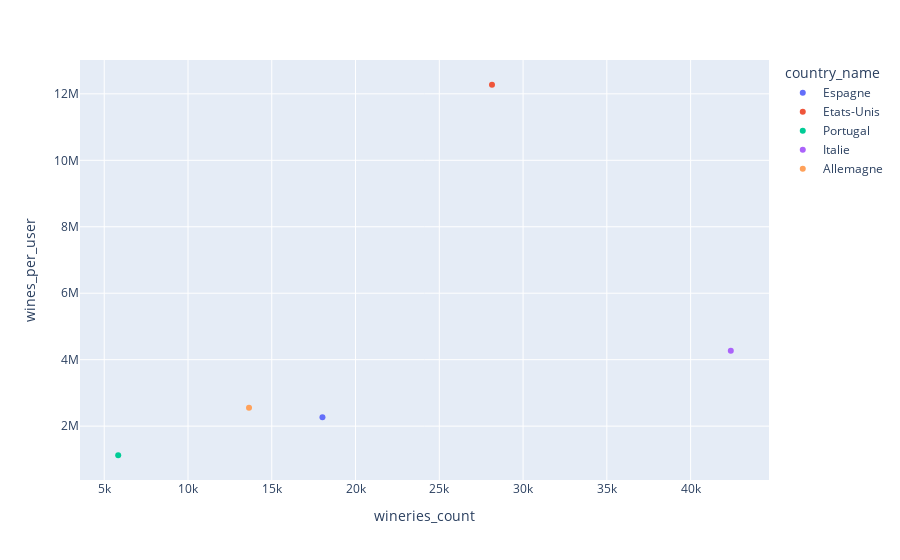

Write notebook code for a chart like this one.
### Code cell
fig=px.scatter(df,x='wineries_count',y='wines_per_user',color='country_name')    

fig.show()

### Figure 1 — Plotly figure (JSON) as saved in the notebook; plotly's stock layout.template omitted (floating-point values rounded to 4 significant figures)
{"data": [{"hovertemplate": "country_name=Espagne<br>wineries_count=%{x}<br>wines_per_user=%{y}<extra></extra>", "legendgroup": "Espagne", "marker": {"color": "#636efa", "symbol": "circle"}, "mode": "markers", "name": "Espagne", "orientation": "v", "showlegend": true, "type": "scatter", "x": [18026], "xaxis": "x", "y": [2264396], "yaxis": "y"}, {"hovertemplate": "country_name=Etats-Unis<br>wineries_count=%{x}<br>wines_per_user=%{y}<extra></extra>", "legendgroup": "Etats-Unis", "marker": {"color": "#EF553B", "symbol": "circle"}, "mode": "markers", "name": "Etats-Unis", "orientation": "v", "showlegend": true, "type": "scatter", "x": [28145], "xaxis": "x", "y": [12273684], "yaxis": "y"}, {"hovertemplate": "country_name=Portugal<br>wineries_count=%{x}<br>wines_per_user=%{y}<extra></extra>", "legendgroup": "Portugal", "marker": {"color": "#00cc96", "symbol": "circle"}, "mode": "markers", "name": "Portugal", "orientation": "v", "showlegend": true, "type": "scatter", "x": [5834], "xaxis": "x", "y": [1123535], "yaxis": "y"}, {"hovertemplate": "country_name=Italie<br>wineries_count=%{x}<br>wines_per_user=%{y}<extra></extra>", "legendgroup": "Italie", "marker": {"color": "#ab63fa", "symbol": "circle"}, "mode": "markers", "name": "Italie", "orientation": "v", "showlegend": true, "type": "scatter", "x": [42399], "xaxis": "x", "y": [4270717], "yaxis": "y"}, {"hovertemplate": "country_name=Allemagne<br>wineries_count=%{x}<br>wines_per_user=%{y}<extra></extra>", "legendgroup": "Allemagne", "marker": {"color": "#FFA15A", "symbol": "circle"}, "mode": "markers", "name": "Allemagne", "orientation": "v", "showlegend": true, "type": "scatter", "x": [13643], "xaxis": "x", "y": [2549989], "yaxis": "y"}], "layout": {"legend": {"title": {"text": "country_name"}, "tracegroupgap": 0}, "margin": {"t": 60}, "xaxis": {"anchor": "y", "domain": [0, 1], "title": {"text": "wineries_count"}}, "yaxis": {"anchor": "x", "domain": [0, 1], "title": {"text": "wines_per_user"}}}}
